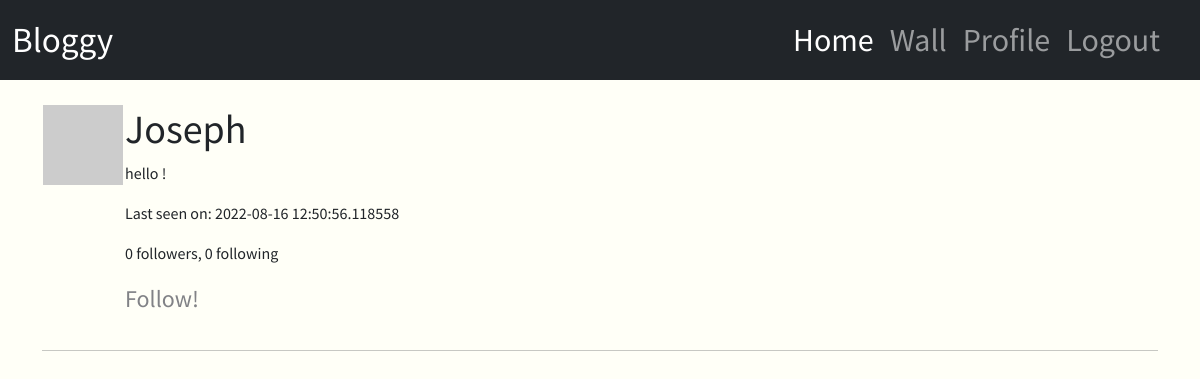
The page /user/Joseph (signed in) on the database its author committed.
### app/models.py (models this page shows, shortened)
class User(UserMixin, db.Model):
    id = db.Column(db.Integer, primary_key=True)
    username = db.Column(db.String(64), index=True, unique=True)
    email = db.Column(db.String(120), index=True, unique=True)
    password_hash = db.Column(db.String(120))
    posts = db.relationship('Post', backref='author', lazy='dynamic')
    about_me = db.Column(db.String(128))
    last_seen = db.Column(db.DateTime, default=datetime.utcnow)
    followed = db.relationship(
        'User', secondary=followers,
        primaryjoin=(followers.c.follower_id == id),
        secondaryjoin=(followers.c.followed_id == id),
        backref= db.backref('followers', lazy='dynamic'), lazy='dynamic'
    )
    def avatar(self, size):
        digest = md5(self.email.lower().encode('utf-8')).hexdigest()
        return 'https://www.gravatar.com/avatar/{}?d=identicon&s={}'.format(digest, size)
    def following(self, user):
        return self.followed.filter(
            followers.c.followed_id == user.id
        ).count() > 0

### app/routes.py (the view)
@app.route('/user/<username>')
@login_required
def user(username):
    user = User.query.filter_by(username=username).first_or_404()
    posts = user.posts.order_by(Post.timestamp.desc()).all()
    return render_template('user.html', user=user, posts=posts)

### app/models.py (called while the page is built)
@login.user_loader
def load_user(id):
    return User.query.get(int(id))

### app/routes.py (called while the page is built)
@app.before_request
def before_request():
    if current_user.is_authenticated:
        current_user.last_seen = datetime.utcnow()
        db.session.commit()

### app/templates/user.html (shortened to what this page needs)
{% extends "base.html" %}
{% block extraheader %}
<link rel="stylesheet" href="{{ url_for('static', filename='css/user.css') }}">
{% endblock extraheader %}
{% block content %}
<table>
    <tr valign="top">
        <td><img src="{{ user.avatar(128) }}" alt="user-profile-image"></td>
        <td>
            <h1>{{ user.username }}</h1>
            {% if user.about_me %}<p>{{ user.about_me }}</p>{% endif %}
            {% if user.last_seen %}<p>Last seen on: {{ user.last_seen }}</p>{% endif %}
            <p>{{ user.followers.count() }} followers, {{ user.followed.count() }} following</p>
            {% if user == current_user %}
            <p><a href="{{ url_for('edit_profile') }}"> Edit Your Profile!</a></p>
            {% elif not current_user.following(user) %}
            <p><a href="{{ url_for('follow', username=user.username) }}">Follow!</a></p>
            {% else %}
            <p><a href="{{ url_for('unfollow', username=user.username ) }}">Unfollow</a></p>
            {% endif %}
        </td>
    </tr>
</table>
    <hr>
{% endblock %}

### app/static/css/style.css (style rules this page uses)
body { overflow-x: hidden; font-family: 'Source Sans Pro', sans-serif; }
body { background-size: cover; background-repeat: no-repeat; background-position: center; height: 1000vh; width: 100%; background-color:#FFFFF7; }

### app/static/css/user.css (style rules this page uses)
a { text-decoration: none; font-size: 1.5rem; color: #818286; }

### rows shown on the page
User: username "Joseph", about_me "hello !", last_seen "2022-08-16 12:50:56.118558"

### other values the page prints
{{ user.followers.count() }} "0"
{{ user.followed.count() }} "0"
